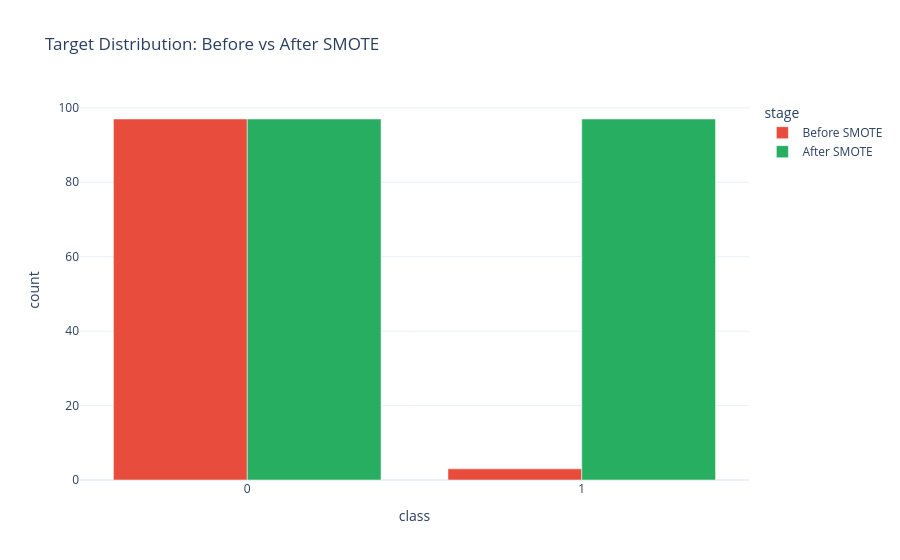

Notebook code cell kept with this figure:
### Code cell
# Plot a: y distribution before/after SMOTE
before = y.value_counts().reset_index(); before.columns=['class','count']; before['stage']='Before SMOTE'
after = y_res.value_counts().reset_index(); after.columns=['class','count']; after['stage']='After SMOTE'
combined = pd.concat([before, after])
combined['class'] = combined['class'].astype(str)
fig = px.bar(combined, x='class', y='count', color='stage', barmode='group',
             color_discrete_sequence=[RISK, SAFE], template=TEMPLATE,
             title='Target Distribution: Before vs After SMOTE')
fig.show()

### Figure 1 — Plotly figure (JSON) as saved in the notebook; plotly's stock layout.template omitted (floating-point values rounded to 4 significant figures)
{"data": [{"alignmentgroup": "True", "hovertemplate": "stage=Before SMOTE<br>class=%{x}<br>count=%{y}<extra></extra>", "legendgroup": "Before SMOTE", "marker": {"color": "#E74C3C", "pattern": {"shape": ""}}, "name": "Before SMOTE", "offsetgroup": "Before SMOTE", "orientation": "v", "showlegend": true, "textposition": "auto", "type": "bar", "x": ["0", "1"], "xaxis": "x", "y": [97, 3], "yaxis": "y"}, {"alignmentgroup": "True", "hovertemplate": "stage=After SMOTE<br>class=%{x}<br>count=%{y}<extra></extra>", "legendgroup": "After SMOTE", "marker": {"color": "#27AE60", "pattern": {"shape": ""}}, "name": "After SMOTE", "offsetgroup": "After SMOTE", "orientation": "v", "showlegend": true, "textposition": "auto", "type": "bar", "x": ["0", "1"], "xaxis": "x", "y": [97, 97], "yaxis": "y"}], "layout": {"barmode": "group", "legend": {"title": {"text": "stage"}, "tracegroupgap": 0}, "title": {"text": "Target Distribution: Before vs After SMOTE"}, "xaxis": {"anchor": "y", "domain": [0.0, 1.0], "title": {"text": "class"}}, "yaxis": {"anchor": "x", "domain": [0.0, 1.0], "title": {"text": "count"}}}}
